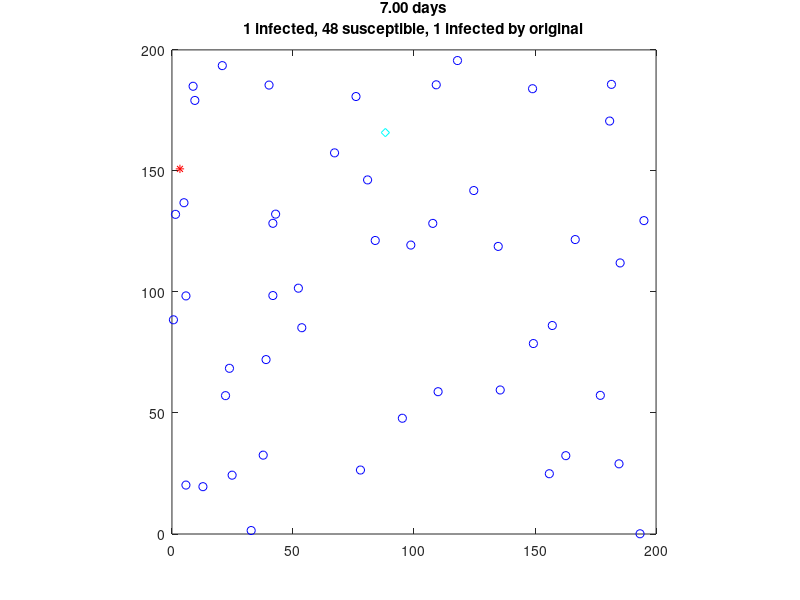

Reproduce this figure in MATLAB.
N = 50; %population size
space = 200; %variable that determines how large of a space the population has to move around in
D = space^2/10; %diffusion constant
personX = rand(1,N)*space;
personY = rand(1,N)*space;
personStatus = zeros(1,N)+1; %1 = susceptible, 2 = infected, 3 = recovered
personStatus(1) = 2;
daysInfected = zeros(1,N); %keeps track of infected days before recovery
dt = 0.01; %1/2 day
tmax = 7; %one month in days
a = 5/21; %infectivity
b = 1/21; %recovery rate in days
r = a/b; %reproduction number
S = 0; %number susceptible
I = 0; %number infected
R = 0; %number recovered
infectProb = a*dt; %rate at which an infect person infects others
clockmax = ceil(tmax/dt);
xs = 300;
infectDist = 20; %radius of infection

%initial plot set-up
hS = plot(personX(find(personStatus == 1)),personY(find(personStatus == 1)),'bo');
hold on
hI = plot(personX(find(personStatus == 2)),personY(find(personStatus == 2)),'r*');
hold on
hR = plot(0,0, 'cd');
axis equal
axis([0, space, 0, space])
axis manual
axis on
hold off

for clock = 0:clockmax
    S = 0;I = 0;R = 0;
    %moves each person a random amount in a random direction
    personX = personX+sqrt(D*dt)*randn(1,N);
    personY = personY+sqrt(D*dt)*randn(1,N);
    %find those who have moved out of space, reflect them back in
    personX(find(personX<0)) = -personX(find(personX<0));
    personX(find(personX>space)) = 2*space - personX(find(personX>space));
    
    personY(find(personY<0)) = -personY(find(personY<0));
    personY(find(personY>space)) = 2*space - personY(find(personY>space));
        

    
    %check if individuals are close to each other
    for ii = find(personStatus == 2)
        radius = sqrt((personX-personX(ii)).^2+(personY-personY(ii)).^2);
        jj = find((radius<infectDist)&(personStatus == 1));
        personStatus(jj) = personStatus(jj)+((rand(1,length(jj))<infectProb)*2);
    end
  
    %add to number of infected days
    for w = 1:N
        if (personStatus(w) == 2)
            daysInfected(w) = daysInfected(w)+ dt;
        end
    end
    
    %check if anyone has recovered
%     for v = 1:N
%         if (daysInfected(v) >= 1/b)
%             personStatus(v) = 3;
%         end
%     end
    %counter to keep track of how many people of each type there are
    S = sum(personStatus == 1);
    I = sum(personStatus == 2);
    R = sum(personStatus == 3);
    xS = personX(find(personStatus == 1));
    xI = personX(find(personStatus == 2));
    xR = personX(find(personStatus == 3));
    yS = personY(find(personStatus == 1));
    yI = personY(find(personStatus == 2));
    yR = personY(find(personStatus == 3));

    %plots new coordinates
    set(hS,'xdata',xS,'ydata',yS)
    set(hI,'xdata',xI,'ydata',yI)
    set(hR,'xdata',xR,'ydata',yR)

    days = sprintf('%.2f days', clock*dt);
    counts = sprintf('%d infected, %d susceptible, %d infected by original', I, S, R);
    axis equal
    axis([0,space,0, space])
    axis manual
    axis on
    hold off
    title({days;counts})
    drawnow
    %pause(0.1)
end
